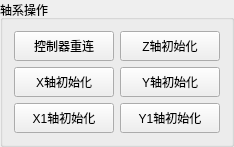
             <widget class="QGroupBox" name="groupBox_MotionControlOperate">
              <property name="title">
               <string>轴系操作</string>
              </property>
              <layout class="QFormLayout" name="formLayout_19">
               <item row="2" column="1">
                <widget class="QPushButton" name="pushButton_MotionControlOperate_InitY">
                 <property name="minimumSize">
                  <size>
                   <width>100</width>
                   <height>30</height>
                  </size>
                 </property>
                 <property name="maximumSize">
                  <size>
                   <width>100</width>
                   <height>30</height>
                  </size>
                 </property>
                 <property name="focusPolicy">
                  <enum>Qt::NoFocus</enum>
                 </property>
                 <property name="text">
                  <string>Y轴初始化</string>
                 </property>
                </widget>
               </item>
               <item row="0" column="1">
                <widget class="QPushButton" name="pushButton_MotionControlOperate_InitZ">
                 <property name="minimumSize">
                  <size>
                   <width>100</width>
                   <height>30</height>
                  </size>
                 </property>
                 <property name="maximumSize">
                  <size>
                   <width>100</width>
                   <height>30</height>
                  </size>
                 </property>
                 <property name="focusPolicy">
                  <enum>Qt::NoFocus</enum>
                 </property>
                 <property name="text">
                  <string>Z轴初始化</string>
                 </property>
                </widget>
               </item>
               <item row="2" column="0">
                <widget class="QPushButton" name="pushButton_MotionControlOperate_InitX">
                 <property name="minimumSize">
                  <size>
                   <width>100</width>
                   <height>30</height>
                  </size>
                 </property>
                 <property name="maximumSize">
                  <size>
                   <width>100</width>
                   <height>30</height>
                  </size>
                 </property>
                 <property name="focusPolicy">
                  <enum>Qt::NoFocus</enum>
                 </property>
                 <property name="text">
                  <string>X轴初始化</string>
                 </property>
                </widget>
               </item>
               <item row="0" column="0">
                <widget class="QPushButton" name="pushButton_MotionControlOperate_ReBoot">
                 <property name="minimumSize">
                  <size>
                   <width>100</width>
                   <height>30</height>
                  </size>
                 </property>
                 <property name="maximumSize">
                  <size>
                   <width>100</width>
                   <height>30</height>
                  </size>
                 </property>
                 <property name="focusPolicy">
                  <enum>Qt::NoFocus</enum>
                 </property>
                 <property name="text">
                  <string>控制器重连</string>
                 </property>
                </widget>
               </item>
               <item row="3" column="0">
                <widget class="QPushButton" name="pushButton_MotionControlOperate_InitX1">
                 <property name="sizePolicy">
                  <sizepolicy hsizetype="Preferred" vsizetype="Preferred">
                   <horstretch>0</horstretch>
                   <verstretch>0</verstretch>
                  </sizepolicy>
                 </property>
                 <property name="minimumSize">
                  <size>
                   <width>100</width>
                   <height>30</height>
                  </size>
                 </property>
                 <property name="maximumSize">
                  <size>
                   <width>100</width>
                   <height>30</height>
                  </size>
                 </property>
                 <property name="focusPolicy">
                  <enum>Qt::NoFocus</enum>
                 </property>
                 <property name="text">
                  <string>X1轴初始化</string>
                 </property>
                </widget>
               </item>
               <item row="3" column="1">
                <widget class="QPushButton" name="pushButton_MotionControlOperate_InitY1">
                 <property name="minimumSize">
                  <size>
                   <width>100</width>
                   <height>30</height>
                  </size>
                 </property>
                 <property name="maximumSize">
                  <size>
                   <width>100</width>
                   <height>30</height>
                  </size>
                 </property>
                 <property name="focusPolicy">
                  <enum>Qt::NoFocus</enum>
                 </property>
                 <property name="text">
                  <string>Y1轴初始化</string>
                 </property>
                </widget>
               </item>
              </layout>
             </widget>
